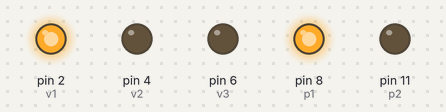
The sketch below on a simulated Arduino Uno, built with avr-gcc and run on an emulated ATmega328P. On the bench: output pins drawn as LEDs (lit = HIGH).

Above: at 2.0 s.
At 5.0 s:
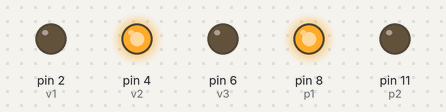
At 8.0 s:
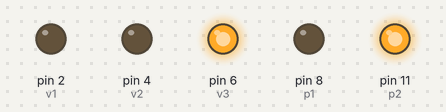
At 12.2 s:
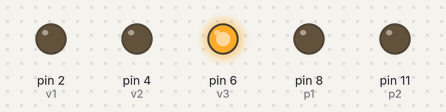
Timing chart, 0 to 16.9 s (numbered marks = the images above):
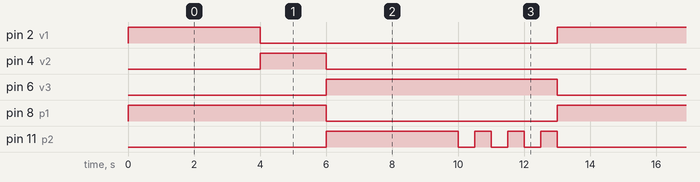

Measured:
- by itself, pin 2 (v1): alternates HIGH for 4.0 s and LOW for 9.0 s
- by itself, pin 4 (v2): alternates HIGH for 2.0 s and LOW for 11.0 s
- by itself, pin 6 (v3): alternates HIGH for 7.0 s and LOW for 6.0 s
- by itself, pin 8 (p1): alternates HIGH for 6.0 s and LOW for 7.0 s
- by itself, pin 11 (p2): repeats every 13.0 s: 3 × (LOW 0.50 s, HIGH 0.50 s), LOW 6.0 s, HIGH 4.0 s

The sketch:

ligarLedsSemaforo.ino
```cpp
// C++ code
//programa de funcionamento de dois semáforos, de pedestre e veiculos

//defição de portas para as siglas
#define v1 2
#define v2 4
#define v3 6
#define p1 8
#define p2 11

//definição de tempo para as siglas
int t1 = 4000;
int t2 = 2000;
int t3 = 500;

void setup()
{
  // configuração das portas como saídas
  pinMode(v1, OUTPUT);
  pinMode(v2, OUTPUT);
  pinMode(v3, OUTPUT);
  pinMode(p1, OUTPUT);
  pinMode(p2, OUTPUT);

}

void loop()
{
  //  definição de variavél
  int i;
  //  ligar leds vermelha (p1) e verde(p2)
  digitalWrite(v1, HIGH);
  digitalWrite(p1, HIGH);
  delay(t1); // esperar 1 segundo
  digitalWrite(v1, LOW);
  digitalWrite(v2, HIGH);
  delay(t2); // esperar 1 segundo
  digitalWrite(v2, LOW);
  digitalWrite(p1,LOW);
  digitalWrite(v3, HIGH);
  digitalWrite(p2,HIGH);
  delay(t1);
  //  condição
  for (i = 0; i < 3; i ++) {
    digitalWrite(p2, LOW);
    delay(t3);
    digitalWrite(p2, HIGH);
    delay(t3);
  }
  digitalWrite(v3, LOW);
  digitalWrite(p2, LOW);

}
```
